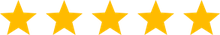
#> input picture Como converter a extensão de imagens/imagens/estrelas.png, 220 x 35 px, shrunk from 293 x 47 before the run
$ jupyter execute conversao.ipynb
#> lines starting #> are read from the running program, lines starting #| are printed output that depends on the picture
[cell 1]
from PIL import Image

import os

[cell 2]
caminho = "imagens/estrelas.png"

pasta_destino = ("imagensconvertidas")

imagem = Image.open(caminho)
#> imagem is the input picture: PIL image 220x35 RGBA; mean R, G, B, A 113.7, 83.9, 0, 79.6

imagem_rgb = imagem.convert("RGB")
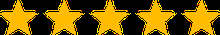
#> imagem_rgb: PIL image 220x35 RGB; mean R, G, B 113.7, 83.9, 0

imagem_rgb.save(f"{pasta_destino}/estrelas.jpg")

[cell 3]
imagem.save(f"{pasta_destino}/estrelas.tiff")

[cell 4]
lista_arquivos = os.listdir("imagens")

lista_arquivos

[cell 5]
extensao = input("Selecione o formato do arquivo")
#> the answer given: imagens/estrelas.png

for arquivo in lista_arquivos:

    imagem = Image.open(f"imagens/{arquivo}")
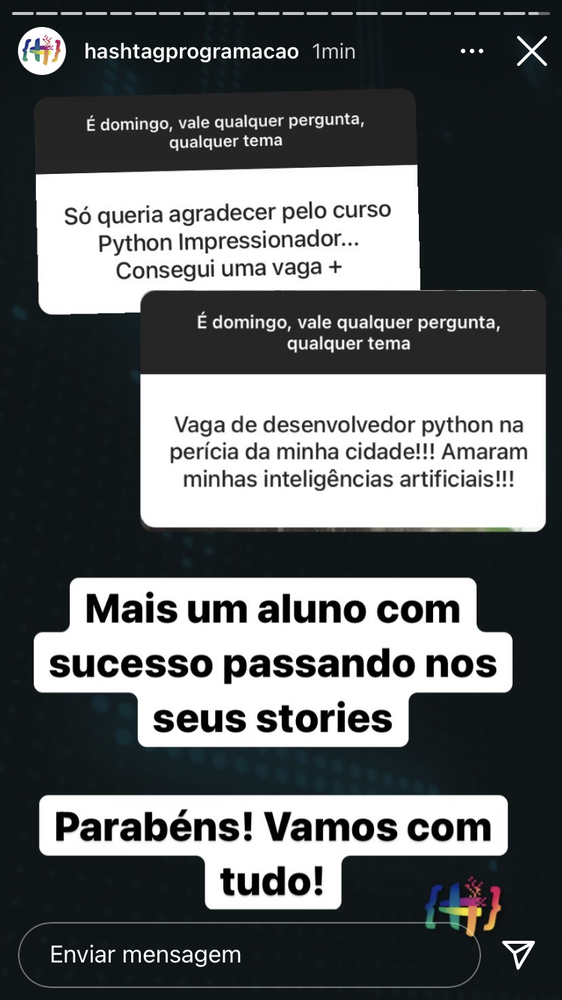
#> input picture Como converter a extensão de imagens/imagens/Print 3.png, 562 x 1000 px, shrunk from 750 x 1334 before the run
#> imagem is the input picture: PIL image 562x1000 RGBA; mean R, G, B, A 98.9, 102.1, 103.2, 255


    imagem.save(f"{pasta_destino}/{arquivo}.{extensao}")
